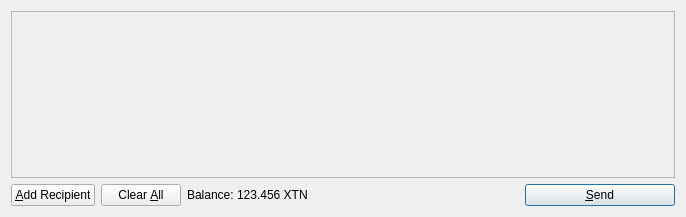
<?xml version="1.0" encoding="UTF-8"?>
<ui version="4.0">
 <class>SendCoinsDialog</class>
 <widget class="QDialog" name="SendCoinsDialog">
  <property name="geometry">
   <rect>
    <x>0</x>
    <y>0</y>
    <width>686</width>
    <height>217</height>
   </rect>
  </property>
  <property name="windowTitle">
   <string>Send Coins</string>
  </property>
  <layout class="QVBoxLayout" name="verticalLayout">
   <item>
    <widget class="QScrollArea" name="scrollArea">
     <property name="widgetResizable">
      <bool>true</bool>
     </property>
     <widget class="QWidget" name="scrollAreaWidgetContents">
      <property name="geometry">
       <rect>
        <x>0</x>
        <y>0</y>
        <width>666</width>
        <height>165</height>
       </rect>
      </property>
      <layout class="QVBoxLayout" name="verticalLayout_2">
       <property name="margin">
        <number>0</number>
       </property>
       <item>
        <layout class="QVBoxLayout" name="entries">
         <property name="spacing">
          <number>6</number>
         </property>
        </layout>
       </item>
       <item>
        <spacer name="verticalSpacer">
         <property name="orientation">
          <enum>Qt::Vertical</enum>
         </property>
         <property name="sizeHint" stdset="0">
          <size>
           <width>20</width>
           <height>40</height>
          </size>
         </property>
        </spacer>
       </item>
      </layout>
     </widget>
    </widget>
   </item>
   <item>
    <layout class="QHBoxLayout" name="horizontalLayout">
     <item>
      <widget class="QPushButton" name="addButton">
       <property name="toolTip">
        <string>Send to multiple recipients at once</string>
       </property>
       <property name="text">
        <string>&amp;Add Recipient</string>
       </property>
       <property name="icon">
        <iconset resource="../bitcoin.qrc">
         <normaloff>:/icons/add</normaloff>:/icons/add</iconset>
       </property>
       <property name="autoDefault">
        <bool>false</bool>
       </property>
      </widget>
     </item>
     <item>
      <widget class="QPushButton" name="clearButton">
       <property name="sizePolicy">
        <sizepolicy hsizetype="Minimum" vsizetype="Fixed">
         <horstretch>0</horstretch>
         <verstretch>0</verstretch>
        </sizepolicy>
       </property>
       <property name="toolTip">
        <string>Remove all transaction fields</string>
       </property>
       <property name="text">
        <string>Clear &amp;All</string>
       </property>
       <property name="icon">
        <iconset resource="../bitcoin.qrc">
         <normaloff>:/icons/remove</normaloff>:/icons/remove</iconset>
       </property>
       <property name="autoRepeatDelay">
        <number>300</number>
       </property>
       <property name="autoDefault">
        <bool>false</bool>
       </property>
      </widget>
     </item>
     <item>
      <layout class="QHBoxLayout" name="horizontalLayout_2">
       <property name="spacing">
        <number>3</number>
       </property>
       <item>
        <widget class="QLabel" name="label">
         <property name="text">
          <string>Balance:</string>
         </property>
        </widget>
       </item>
       <item>
        <widget class="QLabel" name="labelBalance">
         <property name="cursor">
          <cursorShape>IBeamCursor</cursorShape>
         </property>
         <property name="text">
          <string>123.456 XTN</string>
         </property>
         <property name="textInteractionFlags">
          <set>Qt::LinksAccessibleByMouse|Qt::TextSelectableByKeyboard|Qt::TextSelectableByMouse</set>
         </property>
        </widget>
       </item>
      </layout>
     </item>
     <item>
      <spacer name="horizontalSpacer">
       <property name="orientation">
        <enum>Qt::Horizontal</enum>
       </property>
       <property name="sizeHint" stdset="0">
        <size>
         <width>40</width>
         <height>20</height>
        </size>
       </property>
      </spacer>
     </item>
     <item>
      <widget class="QPushButton" name="sendButton">
       <property name="minimumSize">
        <size>
         <width>150</width>
         <height>0</height>
        </size>
       </property>
       <property name="toolTip">
        <string>Confirm the send action</string>
       </property>
       <property name="text">
        <string>&amp;Send</string>
       </property>
       <property name="icon">
        <iconset resource="../bitcoin.qrc">
         <normaloff>:/icons/send</normaloff>:/icons/send</iconset>
       </property>
       <property name="default">
        <bool>true</bool>
       </property>
      </widget>
     </item>
    </layout>
   </item>
  </layout>
 </widget>
 <resources>
  <include location="../bitcoin.qrc"/>
 </resources>
 <connections/>
</ui>
